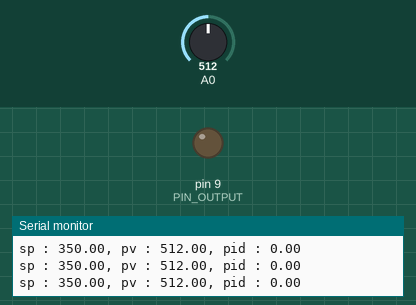
The sketch below on a simulated Arduino Uno, built with avr-gcc and run on an emulated ATmega328P. Shown: output pins drawn as LEDs (lit = HIGH), the last lines printed to the serial monitor. The test bench sets the inputs (shaded band); at power-on: A0 = 512.

Above: at 1.2 s.
1.3 s: A0 set to 306
At 3.3 s:
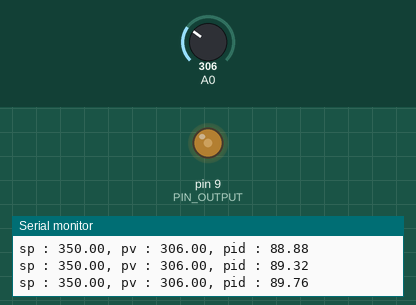
4.3 s: A0 set to 360
At 5.4 s:
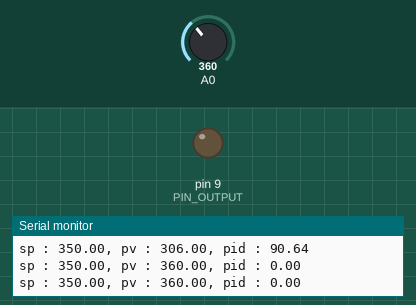
6.0 s: A0 set to 340
At 6.4 s:
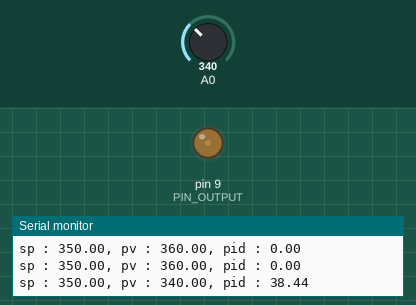
9.0 s: A0 set to 511
At 9.4 s:
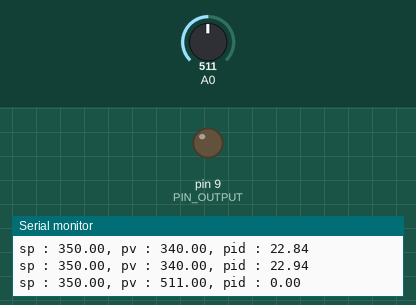
12.0 s: A0 set to 340
At 12.4 s:
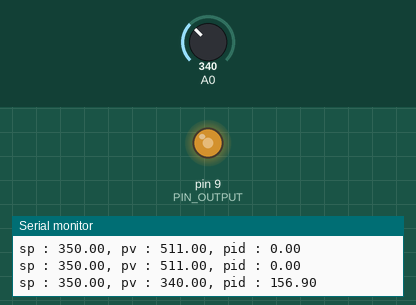
14.0 s: A0 set to 716
At 14.9 s:
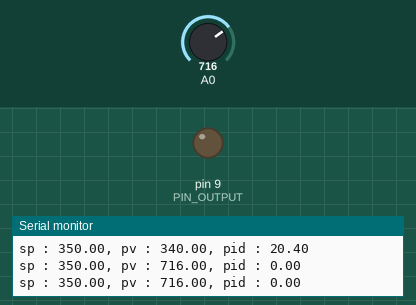
Timing chart, 0 to 16.5 s (numbered marks = the images above; inputs shaded):
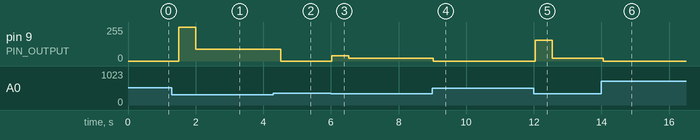

The sketch:

PID_with_library.ino
```cpp
/********************************************************
 * PID Basic Example
 * Reading analog input 0 to control analog PWM output 3
 ********************************************************/

#include <PID_v1.h>

#define PIN_OUTPUT 9

//Define Variables we'll be connecting to
double Setpoint, Input, Output;

//Specify the links and initial tuning parameters
double Kp=2, Ki=0.1, Kd=0.08;
PID myPID(&Input, &Output, &Setpoint, Kp, Ki, Kd, DIRECT);

void setup()
{
  Serial.begin(9600);
  //initialize the variables we're linked to
  Input = analogRead(A0);
  Setpoint = 350;

  //turn the PID on
  myPID.SetMode(AUTOMATIC);
}

void loop()
{
  Input = analogRead(A0);
  myPID.Compute();
  analogWrite(PIN_OUTPUT, Output);
  Serial.print("sp : ");
  Serial.print(Setpoint);
  Serial.print(", pv : ");
  Serial.print(Input);
  Serial.print(", pid : ");
  Serial.println(Output);
  delay(500);
}
```

Measured:
- after the input at 1.3 s, pin 9 (PIN_OUTPUT): 0/255 → 253/255 after 0.21 s, → 88/255 0.50 s later, → 89/255 0.50 s later, → 90/255 1.0 s later
- after the input at 4.3 s, pin 9 (PIN_OUTPUT): 90/255 → 0/255 after 0.22 s
- after the input at 6.0 s, pin 9 (PIN_OUTPUT): 0/255 → 38/255 at once, → 22/255 0.50 s later
- after the input at 9.0 s, pin 9 (PIN_OUTPUT): 22/255 → 0/255 at once
- after the input at 12.0 s, pin 9 (PIN_OUTPUT): 0/255 → 156/255 at once, → 20/255 0.50 s later
- after the input at 14.0 s, pin 9 (PIN_OUTPUT): 20/255 → 0/255 after 0.05 s
